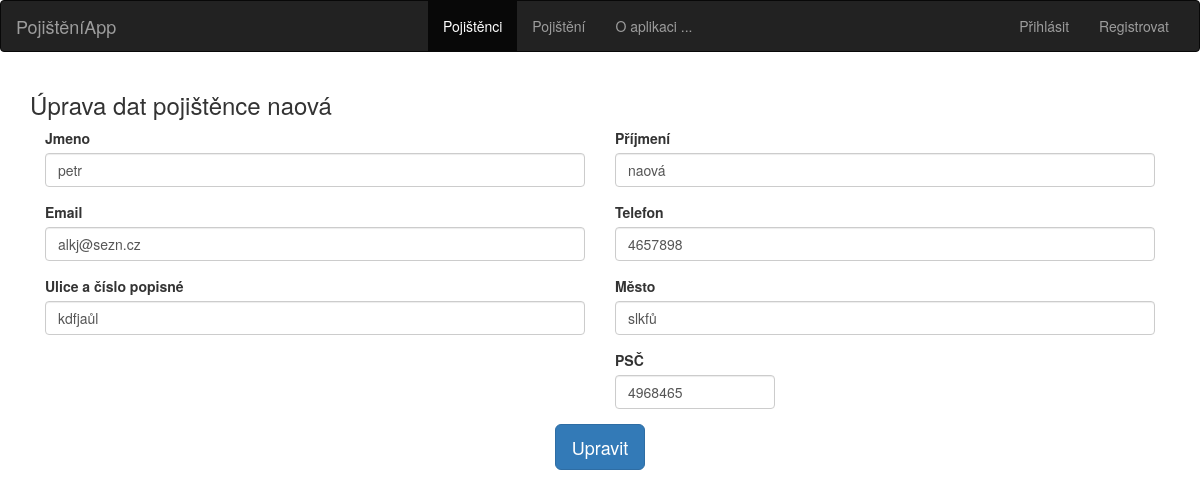
/pojistenec_update/5, run on an earlier commit of the app's database.
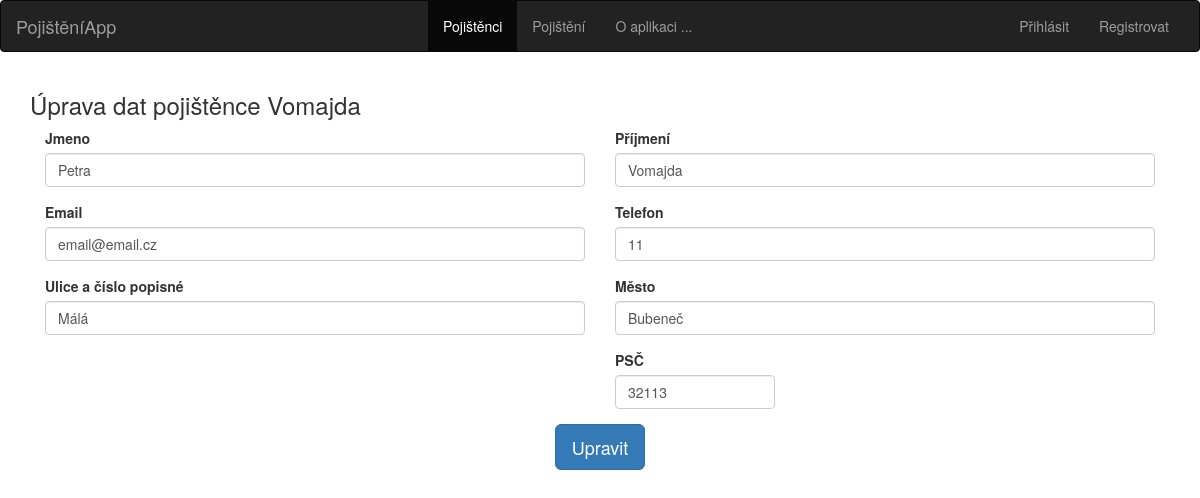
And on a later commit of the database.
### tables this page shows
CREATE TABLE pojistenci (
    id integer primary key autoincrement,
    jmeno integer not null,
    prijmeni  integer not null,
    adresa  integer not null,
    mesto  integer not null,
    psc  integer not null,
    telefon  integer not null,
    email  integer not null
);

### app.py (the view, shortened to what this page needs)
@app.route('/pojistenec_update/<int:id>', methods=['POST', 'GET'])
def pojistenec_update(id):
    db = connect_db()
    cur = db.execute('SELECT * FROM pojistenci WHERE id=?', [id])
    result = cur.fetchone()
    header = 'Úprava dat pojištěnce {}'.format(result['prijmeni'])
    return render_template('novy_pojistenec.html', page_title = 'Pojistenec {} úprava'.format(result['prijmeni']), edit_data = result, header=header)

### app.py (called while the page is built)
def connect_db():
    sql = sqlite3.connect('/home/honza/Dokumenty/Python_Flask_Udemy/IT_Network_ZP_Plna_verze/pojisteni.db')
    sql.row_factory = sqlite3.Row
    return sql

### templates/novy_pojistenec.html
{% extends 'base.html' %}
{% block body %}
<div class="container">
    <h3 class="">{{ header }}</h3>
    <form method="POST">
        <div class="form-row">
            <div class="form-group col-md-6">
                <label for="inputEmail4">Jmeno</label>
                {% if edit_data %}
                <input type="text" name="first_name" class="form-control" id="inputEmail4" placeholder="Jméno" value = {{ edit_data['jmeno'] }}>
                {% else %}
                <input type="text" name="first_name" class="form-control" id="inputEmail4" placeholder="Jméno">
                {% endif %}
            </div>
            <div class="form-group col-md-6">
                <label for="inputPassword4">Příjmení</label>
                {% if edit_data %}
                <input type="text" name="second_name" class="form-control" id="inputPassword4" placeholder="Příjmení" value={{ edit_data['prijmeni'] }}>
                {% else %}
                <input type="text" name="second_name" class="form-control" id="inputPassword4" placeholder="Příjmení">
                {% endif %}
            </div>
        </div>
        <div class="form-row">
            <div class="form-group col-md-6">
                <label for="inputAddress">Email</label>
                {% if edit_data %}
                <input type="email" name="email" class="form-control" id="inputAddress" placeholder="Email" value={{ edit_data['email'] }}>
                {% else %}
                <input type="email" name="email" class="form-control" id="inputAddress" placeholder="Email">
                {% endif %}
            </div>
            <div class="form-group col-md-6">
                <label for="inputAddress2">Telefon</label>
                {% if edit_data %}
                <input type="number" name="telephone" class="form-control" id="inputAddress2" placeholder="420111222333" value={{ edit_data['telefon'] }}>
                {% else %}
                <input type="number" name="telephone" class="form-control" id="inputAddress2" placeholder="420111222333">
                {% endif %}
            </div>
        </div>
        <div class="form-row">
            <div class="form-group col-md-6">
                <label for="inputCity">Ulice a číslo popisné</label>
                {% if edit_data %}
                <input type="text" name="street" class="form-control" id="inputCity" placeholder="Ve Svahu 3" value={{ edit_data['adresa'] }}>
                {% else %}
                <input type="text" name="street" class="form-control" id="inputCity" placeholder="Ve Svahu 3">
                {% endif %}
            </div>
            <div class="form-group col-md-6">
                <label for="inputTown">Město</label>
                {% if edit_data %}
                <input type="text" name="town" class="form-control" id="inputTown" placeholder="Praha 1" value={{ edit_data['mesto'] }}>
                {% else %}
                <input type="text" name="town" class="form-control" id="inputTown" placeholder="Praha 1">
                {% endif %}
            </div>
        </div>
        <div class="form-row">
            <div class="form-group col-md-6">
            </div>
            <div class="form-group col-md-2">
                <label for="inputTown">PSČ</label>
                {% if edit_data %}
                <input type="number" name="psc" class="form-control" id="inputPsc" placeholder="123 45" value="{{ edit_data['psc'] }}">
                {% else %}
                <input type="number" name="psc" class="form-control" id="inputPsc" placeholder="123 45">
                {% endif %}
            </div>
        </div>
        <div class="col-md-12">
            <div class="article_wrapper">
                {% if edit_data %}
                <button name="submit" value="upravit" class="btn btn-lg btn-primary" role="button">Upravit</button>
                {% else %}
                <button name="submit" value="ulozit" class="btn btn-lg btn-primary" role="button">Uožit</button>
                {% endif %}
            </div>
        </div>
    </form>
</div>
{% endblock %}

### templates/base.html (shortened to what this page needs)
<!DOCTYPE html>
<html lang="cz">
  <head>
    <link rel="stylesheet" href="https://maxcdn.bootstrapcdn.com/bootstrap/3.3.7/css/bootstrap.min.css">
      <link rel="stylesheet" type="text/css" href="https://cdnjs.cloudflare.com/ajax/libs/bootstrap-datetimepicker/4.17.43/css/bootstrap-datetimepicker.min.css">
      <link rel="stylesheet" type="text/css" href="https://cdnjs.cloudflare.com/ajax/libs/bootstrap-datetimepicker/4.17.43/css/bootstrap-datetimepicker-standalone.css">
    <link href="{{ url_for('static', filename= 'bootstrap.min.css' )}}" rel="stylesheet">
    <link href="{{ url_for('static', filename = 'theme.css' )}}" rel="stylesheet">
  </head>
  <body>
  <nav class="navbar navbar-inverse">
  <div class="container-fluid">
    <div class="navbar-header">
      <a class="navbar-brand" href="{{ url_for('index') }}">PojištěníApp</a>
    </div>
    <div class="collapse navbar-collapse" id="bs-example-navbar-collapse-1">
      <ul class="nav navbar-nav">
        <li class="active"><a href="{{ url_for('pojistenci') }}">Pojištěnci <span class="sr-only">(current)</span></a></li>
        <li><a href="{{ url_for('pojisteni') }}">Pojištění</a></li>
        <li><a href="{{ url_for('oaplikaci') }}">O aplikaci ...</a></li>
      </ul>
      <ul class="nav navbar-nav navbar-right">
        <li><a href="#">Přihlásit</a></li>
        <li><a href="#">Registrovat</a></li>
      </ul>
    </div>
  </div>
</nav>
{% block body %}{% endblock %}
  </body>
</html>

### static/theme.css (style rules this page uses)
html, body { height: 100%; }
.container, .row { height: 100%; min-height: 100%; }
.article_wrapper { text-align: center; background-color:none; }
.navbar .navbar-nav { display: block; float: none; vertical-align: top; }
.navbar .navbar-collapse { text-align: center; }
@media (min-width: 768px) { .navbar .navbar-nav { display: inline-block; float: none; vertical-align: top; } }
@media (min-width: 768px) { .navbar .navbar-collapse { text-align: center; } }

What changed in the data, as far as the page shows it:
changed pojistenci: first_name "petr" → "Petra"; second_name "naová" → "Vomajda"; email "alkj@sezn.cz" → "email@email.cz"; telephone "4657898" → "11"; street "kdfjaůl" → "Málá"; town "slkfů" → "Bubeneč"; psc "4968465" → "32113"
Also different on the page:
{{ header }}: "Úprava dat pojištěnce naová" → "Úprava dat pojištěnce Vomajda"
